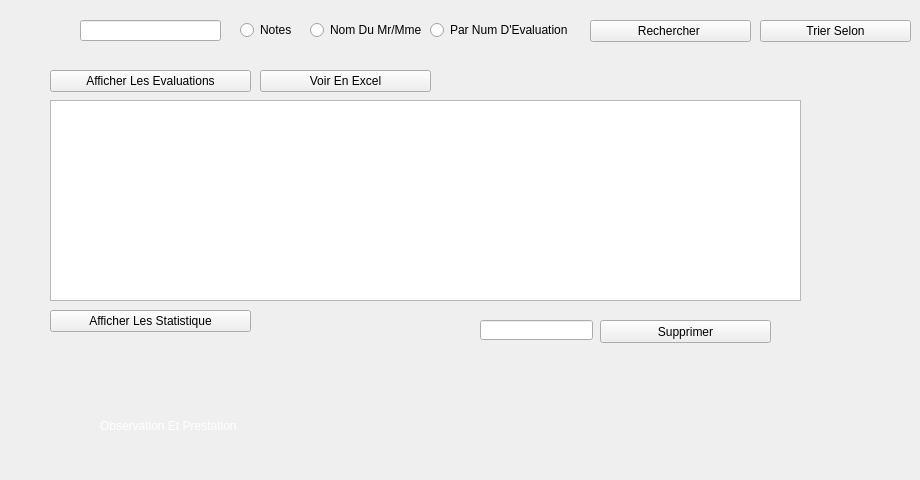
        <widget class="QWidget" name="tab_13">
         <attribute name="title">
          <string>Consulter Les Evaluations</string>
         </attribute>
         <widget class="QTableView" name="tableView">
          <property name="geometry">
           <rect>
            <x>50</x>
            <y>100</y>
            <width>751</width>
            <height>201</height>
           </rect>
          </property>
         </widget>
         <widget class="QLineEdit" name="textDelete_4">
          <property name="geometry">
           <rect>
            <x>480</x>
            <y>320</y>
            <width>113</width>
            <height>20</height>
           </rect>
          </property>
         </widget>
         <widget class="QPushButton" name="pushButton_18">
          <property name="geometry">
           <rect>
            <x>600</x>
            <y>320</y>
            <width>171</width>
            <height>23</height>
           </rect>
          </property>
          <property name="text">
           <string>Supprimer</string>
          </property>
         </widget>
         <widget class="QPushButton" name="rechercher_2">
          <property name="geometry">
           <rect>
            <x>590</x>
            <y>20</y>
            <width>161</width>
            <height>22</height>
           </rect>
          </property>
          <property name="text">
           <string>Rechercher </string>
          </property>
         </widget>
         <widget class="QLineEdit" name="lineEdit_10">
          <property name="geometry">
           <rect>
            <x>80</x>
            <y>20</y>
            <width>141</width>
            <height>21</height>
           </rect>
          </property>
         </widget>
         <widget class="QLabel" name="label_888">
          <property name="geometry">
           <rect>
            <x>100</x>
            <y>410</y>
            <width>351</width>
            <height>31</height>
           </rect>
          </property>
          <property name="styleSheet">
           <string notr="true">font: 63 16pt &quot;Yu Gothic UI Semibold&quot;;
color : white;</string>
          </property>
          <property name="text">
           <string>Observation Et Prestation </string>
          </property>
         </widget>
         <widget class="QLabel" name="label_89">
          <property name="geometry">
           <rect>
            <x>20</x>
            <y>380</y>
            <width>71</width>
            <height>91</height>
           </rect>
          </property>
          <property name="styleSheet">
           <string notr="true">font: 63 16pt &quot;Yu Gothic UI Semibold&quot;;
color : white;</string>
          </property>
          <property name="text">
           <string/>
          </property>
          <property name="pixmap">
           <pixmap>stars.png</pixmap>
          </property>
         </widget>
         <widget class="QLabel" name="label_90">
          <property name="geometry">
           <rect>
            <x>440</x>
            <y>310</y>
            <width>31</width>
            <height>31</height>
           </rect>
          </property>
          <property name="text">
           <string/>
          </property>
          <property name="pixmap">
           <pixmap>icons8-face-id-32.png</pixmap>
          </property>
         </widget>
         <widget class="QLabel" name="label_48">
          <property name="geometry">
           <rect>
            <x>770</x>
            <y>310</y>
            <width>71</width>
            <height>41</height>
           </rect>
          </property>
          <property name="text">
           <string/>
          </property>
          <property name="pixmap">
           <pixmap>cor.png</pixmap>
          </property>
         </widget>
         <widget class="QLabel" name="label_27">
          <property name="geometry">
           <rect>
            <x>20</x>
            <y>0</y>
            <width>51</width>
            <height>51</height>
           </rect>
          </property>
          <property name="text">
           <string/>
          </property>
          <property name="pixmap">
           <pixmap>icons8-search-client-48.png</pixmap>
          </property>
         </widget>
         <widget class="QPushButton" name="pushButton_57">
          <property name="geometry">
           <rect>
            <x>50</x>
            <y>70</y>
            <width>201</width>
            <height>22</height>
           </rect>
          </property>
          <property name="text">
           <string>Afficher Les Evaluations</string>
          </property>
         </widget>
         <widget class="QRadioButton" name="radioButton_4">
          <property name="geometry">
           <rect>
            <x>240</x>
            <y>20</y>
            <width>85</width>
            <height>20</height>
           </rect>
          </property>
          <property name="text">
           <string>Notes</string>
          </property>
         </widget>
         <widget class="QRadioButton" name="radioButton_5">
          <property name="geometry">
           <rect>
            <x>310</x>
            <y>20</y>
            <width>111</width>
            <height>20</height>
           </rect>
          </property>
          <property name="text">
           <string>Nom Du Mr/Mme</string>
          </property>
         </widget>
         <widget class="QRadioButton" name="radioButton_6">
          <property name="geometry">
           <rect>
            <x>430</x>
            <y>20</y>
            <width>141</width>
            <height>20</height>
           </rect>
          </property>
          <property name="text">
           <string>Par Num D'Evaluation</string>
          </property>
         </widget>
         <widget class="QPushButton" name="rechercher_5">
          <property name="geometry">
           <rect>
            <x>760</x>
            <y>20</y>
            <width>151</width>
            <height>22</height>
           </rect>
          </property>
          <property name="text">
           <string>Trier Selon</string>
          </property>
         </widget>
         <widget class="QPushButton" name="state_eva">
          <property name="geometry">
           <rect>
            <x>50</x>
            <y>310</y>
            <width>201</width>
            <height>22</height>
           </rect>
          </property>
          <property name="text">
           <string>Afficher Les Statistique</string>
          </property>
         </widget>
         <widget class="QPushButton" name="excelbutton">
          <property name="geometry">
           <rect>
            <x>260</x>
            <y>70</y>
            <width>171</width>
            <height>22</height>
           </rect>
          </property>
          <property name="text">
           <string>Voir En Excel</string>
          </property>
         </widget>
        </widget>
